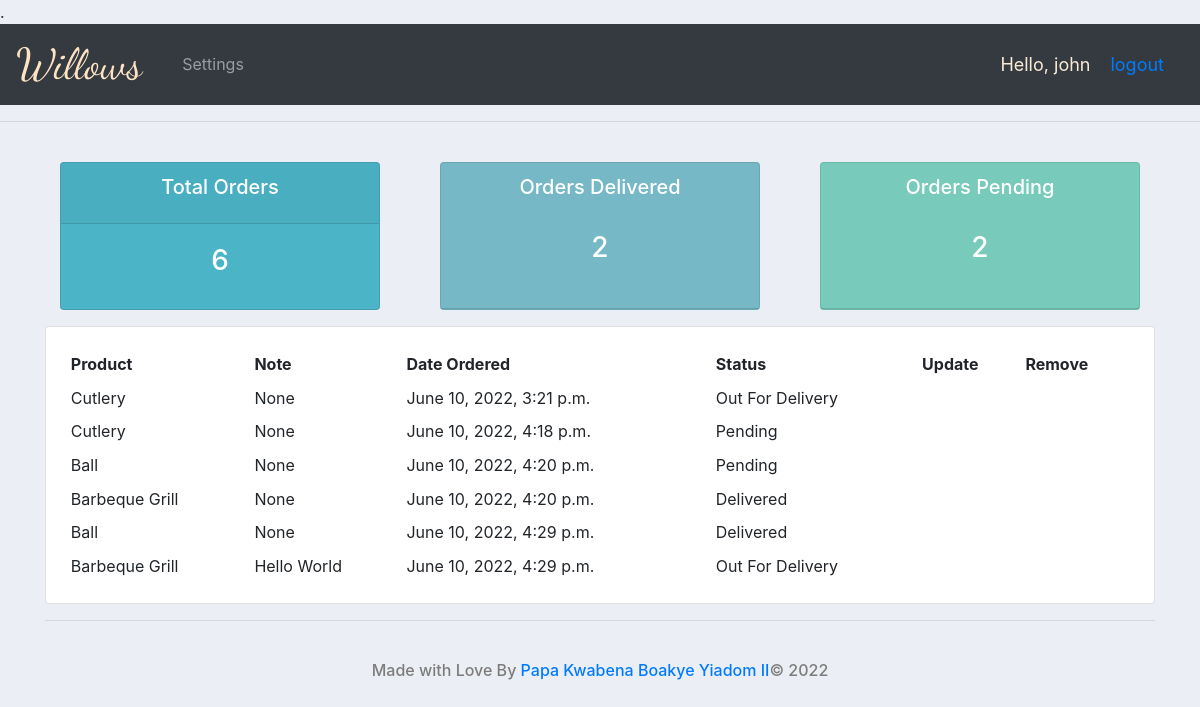
The app's page /user/ (signed in) with its own data.
### accounts/models.py (models this page shows, shortened)
class Order(models.Model):
    STATUS = (
        ("Pending", "Pending"),
        ("Out For Delivery", "Out For Delivery"),
        ("Delivered", "Delivered")
    )
    customer = models.ForeignKey(Customer, null=True, on_delete=models.SET_NULL)
    product = models.ForeignKey(Product, null=True, on_delete = models.SET_NULL)
    date_created = models.DateTimeField(auto_now_add=True, null=True, blank=True)
    status = models.CharField(max_length=255, null=True, choices=STATUS)
    note = models.CharField(max_length=255, null=True, blank=True)

class Product(models.Model):
    CATEGORY = (
        ("Indoor", "Indoor"),
        ("Outdoor", "Outdoor")
    )
    name = models.CharField(max_length=255, null=True)
    price = models.FloatField(null=True)
    category = models.CharField(max_length=255, choices=CATEGORY)
    description = models.CharField(max_length=255, null=True, blank=True)
    date_created = models.DateField(auto_now_add=True, null=True)
    thumbnail = models.ImageField(default='gift.jpg')
    tag = models.ManyToManyField(Tag)
    def __str__(self):
        return str(self.name)

### accounts/decorators.py (the view)
        def wrapper_func(request, *args, **kwargs):
            group = None
            if request.user.groups.exists():
                group = request.user.groups.all()[0].name
            if group in allowed_roles:
                return view_func(request, *args, ** kwargs)
            else:
                return HttpResponse("<h1>You Are Not Authorized to view this page!</h1>")

### accounts/views.py (called while the page is built)
@login_required(login_url="login")
@allowed_users(allowed_roles=["customer", "admin"])
def userPage(request):
    orders = request.user.customer.order_set.all()
    total_orders = orders.count()
    delivered = orders.filter(status='Delivered').count()
    pending = orders.filter(status='Pending').count()
    context = {'orders': orders,
               "total_orders": total_orders,
               "delivered": delivered,
               "pending":pending}
    return render(request, "accounts/user.html", context)

### templates/accounts/user.html (shortened to what this page needs)
{% extends 'main.html' %}
{% block content %}
{% include 'accounts/status.html' %}
    <div class="row">
        <div class="col-md">
            <div class="card card-body">
                <table class="table-sm">
                    <tr>
                        <th>Product</th>
                        <th>Note</th>
                        <th>Date Ordered</th>
                        <th>Status</th>
                        <th>Update</th>
                        <th>Remove</th>
                    </tr>
                    {% for order in orders %}
                    <tr>
                        <td>{{order.product}}</td>
                        <td>{{order.note}}</td>
                        <td>{{order.date_created}}</td>
                        <td>{{order.status}}</td>
                    </tr>
                    {% endfor %}
                </table>
            </div>
        </div>
    </div>
{% endblock content %}

### templates/navbar.html (shortened to what this page needs)
{% load static %}
<nav class="navbar navbar-expand-lg navbar-dark bg-dark">
    <a style="font-family: 'Dancing Script', cursive; font-size: 2.7em; text-decoration: none; color: bisque; margin-right: 2rem;" href="{% url 'home' %}">Willows</a>
    <div class="collapse navbar-collapse" id="navbarNav">
        <ul class="navbar-nav">
            {% if request.user.is_staff %}
            <li class="nav-item active">
                <a class="nav-link" href="{% url 'home' %} ">Dashboard</a>
            </li>
            <li class="nav-item">
                <a class="nav-link" href="{% url 'products' %} ">Products</a>
            </li>
            {% else %}
             <li class="nav-item">
                <a class="nav-link" href="{% url 'account' %}">Settings</a>
            </li>
            {% endif %}
        </ul>
    </div>
    <span id="hello-msg">Hello, {{request.user.username}}</span>
    <span id="hello-msg"><a  href="{% url 'logout'%}">logout</a></span>
</nav>

### static/css/styles.css (style rules this page uses)
body { background-color: #ebeff5; }

### templates/navbar.html (style rules this page uses)
#hello-msg { font-size: 18px; color: antiquewhite; margin-right: 20px; }

### records on screen
Order: product "Cutlery", note "None", date_created "June 10, 2022, 3:21 p.m.", status "Out For Delivery"
Order: product "Cutlery", note "None", date_created "June 10, 2022, 4:18 p.m.", status "Pending"
Order: product "Ball", note "None", date_created "June 10, 2022, 4:20 p.m.", status "Pending"
Order: product "Barbeque Grill", note "None", date_created "June 10, 2022, 4:20 p.m.", status "Delivered"
Order: product "Ball", note "None", date_created "June 10, 2022, 4:29 p.m.", status "Delivered"
Order: product "Barbeque Grill", note "Hello World", date_created "June 10, 2022, 4:29 p.m.", status "Out For Delivery"

### other values on screen
{{ request.user.username }} "john"
{{ total_orders }} "6"
{{ delivered }} "2"
{{ pending }} "2"
